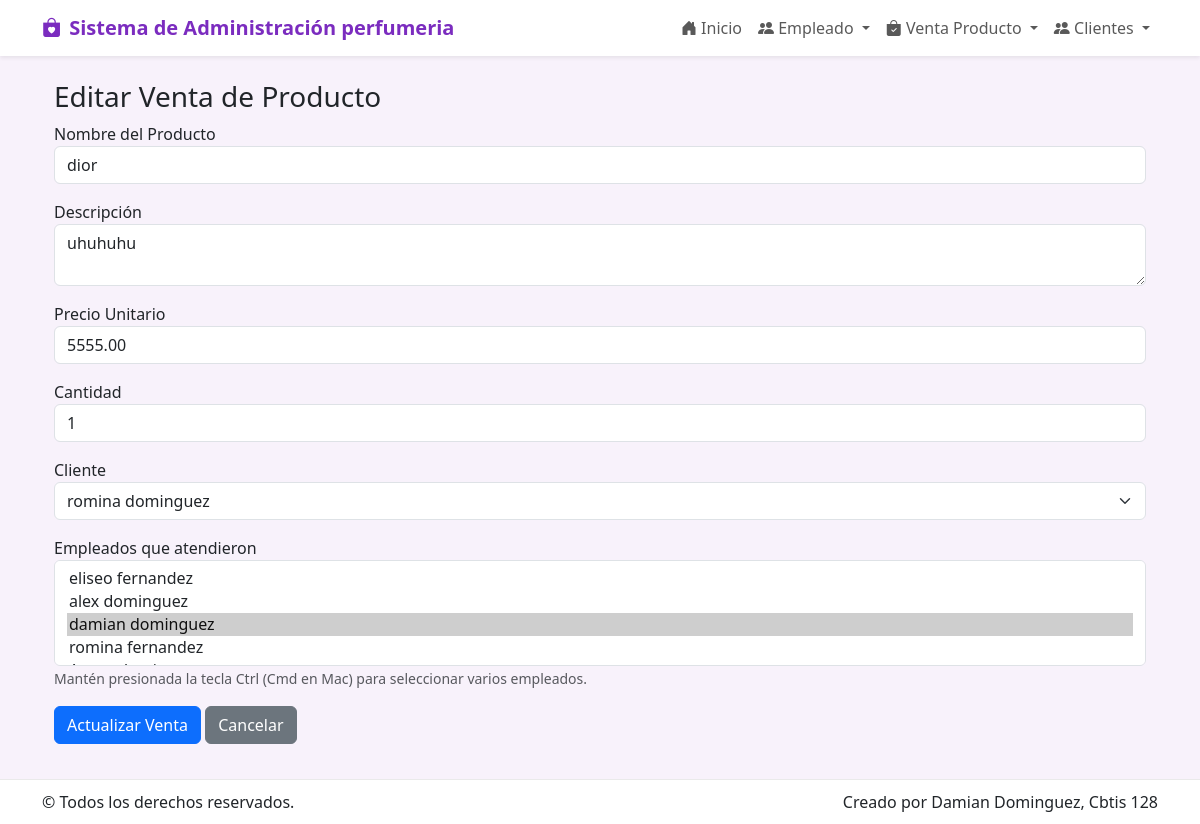
The app's page /venta_producto/actualizar/4/ with its own data.
### app_perfumeria/models.py (models this page shows, shortened)
class VentaProducto(models.Model):
    nombre_producto = models.CharField(max_length=150)
    descripcion = models.TextField(blank=True, null=True)
    cantidad = models.PositiveIntegerField(default=1)
    precio_unitario = models.DecimalField(max_digits=10, decimal_places=2)
    total = models.DecimalField(max_digits=10, decimal_places=2, blank=True, null=True)
    fecha_venta = models.DateField(auto_now_add=True)
    cliente = models.ForeignKey(Cliente, on_delete=models.CASCADE, related_name='ventas')
    empleados = models.ManyToManyField(Empleado, related_name='ventas_asociadas')

class Cliente(models.Model):
    nombre = models.CharField(max_length=100)
    apellido = models.CharField(max_length=100)
    telefono = models.CharField(max_length=20, blank=True, null=True)
    email = models.EmailField(blank=True, null=True)
    direccion = models.CharField(max_length=250, blank=True, null=True)
    fecha_registro = models.DateField(auto_now_add=True)
    empleado = models.ForeignKey(
        Empleado, on_delete=models.SET_NULL, blank=True, null=True, related_name='clientes_atendidos'
    )
    activo = models.BooleanField(default=True)

class Empleado(models.Model):
    nombre = models.CharField(max_length=100)
    apellido = models.CharField(max_length=100)
    puesto = models.CharField(max_length=100)
    telefono = models.CharField(max_length=20, blank=True, null=True)
    email = models.EmailField(blank=True, null=True)
    fecha_nacimiento = models.DateField(blank=True, null=True)        # Campo editable
    fecha_contratacion = models.DateField(blank=True, null=True)      # Campo editable
    activo = models.BooleanField(default=True)

### app_perfumeria/views.py (the view, shortened to what this page needs)
# urls.py: path('venta_producto/actualizar/<int:venta_id>/', views.actualizar_venta_producto, name='actualizar_venta_producto'),
def actualizar_venta_producto(request, venta_id):
    venta = get_object_or_404(VentaProducto, id=venta_id)
    empleados = Empleado.objects.all()
    clientes = Cliente.objects.all()
    return render(request, 'venta/editar_venta.html', {
        'venta': venta,
        'empleados': empleados,
        'clientes': clientes
    })

### app_perfumeria/templates/venta/editar_venta.html (shortened to what this page needs)
{% extends 'base.html' %}
{% block content %}
<div class="container mt-4">
  <h3>Editar Venta de Producto</h3>
  <form method="POST" action="{% url 'actualizar_venta_producto' venta.id %}">
    <div class="mb-3">
      <label>Nombre del Producto</label>
      <input type="text" class="form-control" name="nombre_producto" value="{{ venta.nombre_producto }}" required>
    </div>
    <div class="mb-3">
      <label>Descripción</label>
      <textarea class="form-control" name="descripcion">{{ venta.descripcion }}</textarea>
    </div>
    <div class="mb-3">
      <label>Precio Unitario</label>
      <input type="number" step="0.01" class="form-control" name="precio_unitario" value="{{ venta.precio_unitario }}" required>
    </div>
    <div class="mb-3">
      <label>Cantidad</label>
      <input type="number" min="1" class="form-control" name="cantidad" value="{{ venta.cantidad }}" required>
    </div>
    <div class="mb-3">
      <label>Cliente</label>
      <select class="form-select" name="cliente" required>
        {% for c in clientes %}
          <option value="{{ c.id }}" {% if c.id == venta.cliente.id %}selected{% endif %}>
            {{ c.nombre }} {{ c.apellido }}
          </option>
        {% endfor %}
      </select>
    </div>
    <div class="mb-3">
      <label>Empleados que atendieron</label>
      <select class="form-select" name="empleados" multiple>
        {% for e in empleados %}
          <option value="{{ e.id }}" {% if e in venta.empleados.all %}selected{% endif %}>
            {{ e.nombre }} {{ e.apellido }}
          </option>
        {% endfor %}
      </select>
      <small class="text-muted">Mantén presionada la tecla Ctrl (Cmd en Mac) para seleccionar varios empleados.</small>
    </div>
    <button class="btn btn-primary">Actualizar Venta</button>
    <a href="{% url 'ver_venta_producto' %}" class="btn btn-secondary">Cancelar</a>
  </form>
</div>
{% endblock %}

### app_perfumeria/templates/base.html (style rules this page uses)
:root { --morado: #7b2cbf; --rosa: #ff6bcb; --suave: #f8f2fb; }
body { background: var(--suave); }

### records on screen
VentaProducto: nombre_producto "dior", descripcion "uhuhuhu", precio_unitario "5555.00", cantidad "1", cliente "romina dominguez", empleados "eliseo fernandez / alex dominguez / damian dominguez ☑ / romina fernandez"
